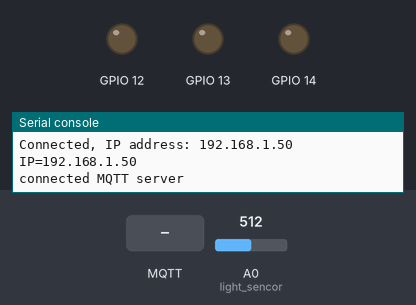
Bench run of a program on a simulated ESP8266 board running MicroPython. On the bench: output pins drawn as LEDs (lit = HIGH), the last lines printed to the serial console. The inputs (shaded band) are chosen by the test bench; at power-on: A0 (light_sencor) = 512 (analog values on the 0–1023 scale). WiFi joins after 1.5 s; no MQTT or app messages arrive unless stated.

Above: at 2.8 s.
2.9 s: MQTT message "on" arrives on the first subscribed topic
At 3.4 s:
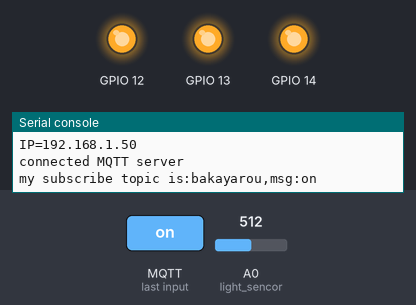
4.4 s: MQTT message "auto" arrives on the first subscribed topic
At 5.5 s:
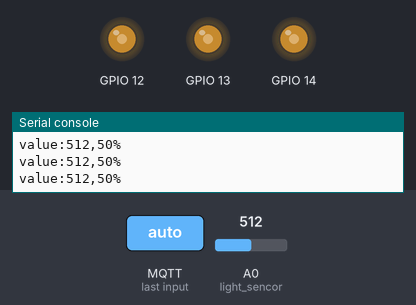
5.9 s: MQTT message "on" arrives on the first subscribed topic
At 7.0 s:
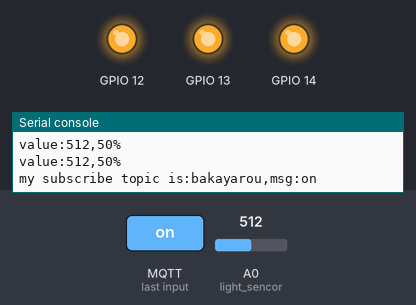
7.4 s: MQTT message "off" arrives on the first subscribed topic
At 8.1 s:
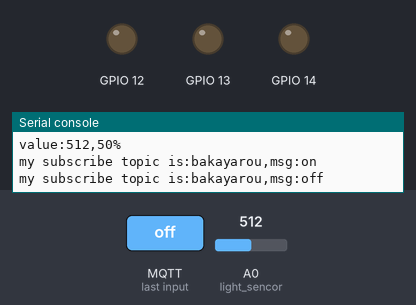
Timing chart, 0 to 9.9 s (numbered marks = the images above; inputs shaded):
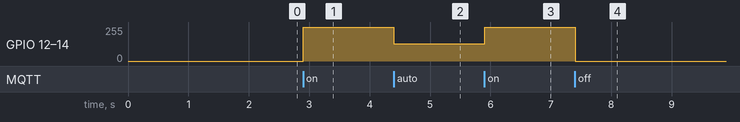

The program:

main.py
```python
#########################匯入模組#########################
from umqtt.simple import MQTTClient
import sys
import time
import mcu
from machine import Pin, ADC, PWM

global msg_received
msg_received = ""


#########################函式與類別定義#########################
def on_message(topic, msg):
    global msg_received
    msg_received = msg.decode("utf-8")  # Byte to String
    topic = topic.decode("utf-8")
    print(f"my subscribe topic is:{topic},msg:{msg_received}")


#########################宣告與設定#########################
wi = mcu.wifi()
wi.setup(ap_active=False, sta_active=True)
if wi.connect("Singular_AI", "Singular#1234"):
    print(f"IP={wi.ip}")
mq_server = "mqtt.singularinnovation-ai.com"
# mq_server = "192.168.68.114"
mqttClientId = "bakayarou"  # 每個人要不一樣，限英文(特殊符號也不可)
mqtt_username = "singular"  # 這是登入伺服器的帳號，要和伺服器設定的一樣
mqtt_password = "Singular#1234"  # 這是登入伺服器的密碼，要和伺服器設定的一樣
mqClient0 = MQTTClient(
    mqttClientId, mq_server, user=mqtt_username, password=mqtt_password, keepalive=60
)

try:
    mqClient0.connect()
except:
    sys.exit()
finally:
    print("connected MQTT server")
mqClient0.set_callback(on_message)  # 設定接收訊息的時候要呼叫的函式
mqClient0.subscribe("bakayarou")  # 設定想訂閱的主題

gpio = mcu.gpio()
light_sencor = ADC(0)
led = PWM(Pin(gpio.D5), freq=1000, duty=0)
led1 = PWM(Pin(gpio.D6), freq=1000, duty=0)
led2 = PWM(Pin(gpio.D7), freq=1000, duty=0)
led.duty(0)
led1.duty(0)
led2.duty(0)
#########################主程式#########################

while True:
    # 查看是否有訂閱主題發布的資料
    mqClient0.check_msg()  # 等待已訂閱的主題發送資料
    mqClient0.ping()  # 持續確認是否還保持連線

    if msg_received == "on":
        led.duty(1023)
        led1.duty(1023)
        led2.duty(1023)
    elif msg_received == "off":
        led.duty(0)
        led1.duty(0)
        led2.duty(0)
    elif msg_received == "auto":

        light_sencor_reading = light_sencor.read()  # 讀取類比數位轉換器輸出
        print(f"value:{light_sencor_reading},{round(light_sencor_reading*100/1024)}%")
        if light_sencor_reading < 400:
            light_sencor_reading = 0

        led.duty(light_sencor_reading)
        led1.duty(light_sencor_reading)
        led2.duty(light_sencor_reading)
        time.sleep(0.3)
```

mcu.py
```python
import network


class gpio:
    def __init__(self):
        self._D0 = 16
        self._D1 = 5
        self._D2 = 4
        self._D3 = 0
        self._D4 = 2
        self._D5 = 14
        self._D6 = 12
        self._D7 = 13
        self._D8 = 15
        self._SDD3 = 10
        self._SDD2 = 9

    @property  # 讓指令變數變的樣子(讓指令變不可改)
    def D0(self):
        return self._D0

    @property
    def D1(self):
        return self._D1

    @property
    def D2(self):
        return self._D2

    @property
    def D3(self):
        return self._D3

    @property
    def D4(self):
        return self._D4

    @property
    def D5(self):
        return self._D5

    @property
    def D6(self):
        return self._D6

    @property
    def D7(self):
        return self._D7

    @property
    def D8(self):
        return self._D8

    @property
    def SDD3(self):
        return self._SDD3

    @property
    def SDD2(self):
        return self._SDD2


class wifi:
    def __init__(self, ssid=None, password=None):
        """
        初始化WIFI模組
        ssid: WIFI名稱
        password: WIFI密碼
        """

        self.sta = network.WLAN(network.STA_IF)  # 建立 WLAN 物件，設定為站台模式
        self.ap = network.WLAN(network.AP_IF)  # 建立 WLAN 物件，設定為基地台模式
        self.ssid = ssid
        self.password = password
        self.ap_active = False
        self.sta_active = False
        self.ip = None

    def setup(self, ap_active=False, sta_active=False):
        """
        設定WIFI模組
        ap_active: 是否開放AP模式
        sta_active: 是否開放STA模式

        使用方法:
        wi.setup(ap_active=True|False,sta_active=True|False)
        """
        self.ap_active = ap_active
        self.sta_active = sta_active
        self.ap.active(ap_active)
        self.sta.active(sta_active)

    def scan(self):
        """
        掃描附近的WIFI
        返回:WIFI列表
        使用方法:
        wi.scan()
        """
        if self.sta_active:
            wifi_list = self.sta.scan()
            print("Scan result:")
            for i in range(len(wifi_list)):
                print(wifi_list[i][0])
        else:
            print("STA模式未啟用")

    def connect(self, ssid=None, password=None) -> bool:
        """
        連接WIFI
        ssid: WIFI名稱
        password: WIFI密碼
        返回:是否連接成功
        使用方法:
        wi.connect(ssid="WIFI名稱",password="WIFI密碼")
        """
        if self.sta_active:
            if ssid is None:
                ssid = self.ssid
            if password is None:
                password = self.password
            self.sta.connect(ssid, password)
            while not self.sta.isconnected():
                pass
            if self.sta.isconnected():
                self.ip = self.sta.ifconfig()[0]
                print("Connected, IP address:", self.ip)
                return True
            print("Failed to connect to WiFi")
            return False
        else:
            print("STA模式未啟用")
            return False
```

Measured:
- after the input at 2.9 s, GPIO 12–14: 0/255 → 255/255 at once
- after the input at 4.4 s, GPIO 12–14: 255/255 → 128/255 at once
- after the input at 5.9 s, GPIO 12–14: 128/255 → 255/255 at once
- after the input at 7.4 s, GPIO 12–14: 255/255 → 0/255 at once
